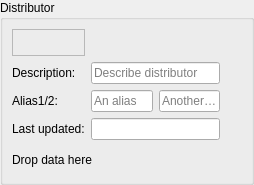
<?xml version="1.0" encoding="UTF-8"?>
<ui version="4.0">
 <class>CDistributorForm</class>
 <widget class="QFrame" name="CDistributorForm">
  <property name="geometry">
   <rect>
    <x>0</x>
    <y>0</y>
    <width>254</width>
    <height>185</height>
   </rect>
  </property>
  <property name="minimumSize">
   <size>
    <width>0</width>
    <height>185</height>
   </size>
  </property>
  <property name="windowTitle">
   <string>Distributor editor</string>
  </property>
  <layout class="QHBoxLayout" name="hl_DistributorEditor">
   <property name="spacing">
    <number>4</number>
   </property>
   <property name="leftMargin">
    <number>0</number>
   </property>
   <property name="topMargin">
    <number>0</number>
   </property>
   <property name="rightMargin">
    <number>0</number>
   </property>
   <property name="bottomMargin">
    <number>0</number>
   </property>
   <item>
    <widget class="QGroupBox" name="gb_Distributor">
     <property name="title">
      <string>Distributor</string>
     </property>
     <layout class="QGridLayout" name="gl_Distributor" columnstretch="0,1,1,0">
      <item row="2" column="1">
       <widget class="QLineEdit" name="le_Alias1">
        <property name="placeholderText">
         <string>An alias</string>
        </property>
       </widget>
      </item>
      <item row="2" column="0">
       <widget class="QLabel" name="lbl_Alias">
        <property name="text">
         <string>Alias1/2:</string>
        </property>
       </widget>
      </item>
      <item row="2" column="2">
       <widget class="QLineEdit" name="le_Alias2">
        <property name="placeholderText">
         <string>Another alias</string>
        </property>
       </widget>
      </item>
      <item row="1" column="0">
       <widget class="QLabel" name="lbl_Description">
        <property name="text">
         <string>Description:</string>
        </property>
       </widget>
      </item>
      <item row="3" column="0">
       <widget class="QLabel" name="lbl_Timestamp">
        <property name="text">
         <string>Last updated:</string>
        </property>
       </widget>
      </item>
      <item row="3" column="1" colspan="2">
       <widget class="QLineEdit" name="le_Updated">
        <property name="readOnly">
         <bool>true</bool>
        </property>
       </widget>
      </item>
      <item row="4" column="0" colspan="3">
       <widget class="swift::gui::CDropSite" name="drop_DropData">
        <property name="text">
         <string>Drop data here</string>
        </property>
       </widget>
      </item>
      <item row="1" column="1" colspan="2">
       <widget class="QLineEdit" name="le_Description">
        <property name="placeholderText">
         <string>Describe distributor</string>
        </property>
       </widget>
      </item>
      <item row="0" column="3" rowspan="5">
       <widget class="swift::gui::editors::CValidationIndicator" name="val_Indicator">
        <property name="minimumSize">
         <size>
          <width>16</width>
          <height>0</height>
         </size>
        </property>
        <property name="maximumSize">
         <size>
          <width>16</width>
          <height>16777215</height>
         </size>
        </property>
       </widget>
      </item>
      <item row="0" column="1" colspan="2">
       <widget class="swift::gui::components::CDbDistributorSelectorComponent" name="comp_DistributorSelector">
        <property name="minimumSize">
         <size>
          <width>0</width>
          <height>20</height>
         </size>
        </property>
        <property name="focusPolicy">
         <enum>Qt::StrongFocus</enum>
        </property>
       </widget>
      </item>
      <item row="0" column="0">
       <widget class="swift::gui::CLabelAndIcon" name="lai_Id">
        <property name="minimumSize">
         <size>
          <width>20</width>
          <height>0</height>
         </size>
        </property>
        <property name="frameShape">
         <enum>QFrame::StyledPanel</enum>
        </property>
        <property name="frameShadow">
         <enum>QFrame::Raised</enum>
        </property>
       </widget>
      </item>
     </layout>
    </widget>
   </item>
  </layout>
 </widget>
 <customwidgets>
  <customwidget>
   <class>swift::gui::CLabelAndIcon</class>
   <extends>QFrame</extends>
   <header>gui/labelandicon.h</header>
   <container>1</container>
  </customwidget>
  <customwidget>
   <class>swift::gui::editors::CValidationIndicator</class>
   <extends>QFrame</extends>
   <header>gui/editors/validationindicator.h</header>
   <container>1</container>
  </customwidget>
  <customwidget>
   <class>swift::gui::CDropSite</class>
   <extends>QLabel</extends>
   <header>gui/dropsite.h</header>
  </customwidget>
  <customwidget>
   <class>swift::gui::components::CDbDistributorSelectorComponent</class>
   <extends>QFrame</extends>
   <header>gui/components/dbdistributorselectorcomponent.h</header>
   <container>1</container>
  </customwidget>
 </customwidgets>
 <tabstops>
  <tabstop>comp_DistributorSelector</tabstop>
  <tabstop>le_Description</tabstop>
  <tabstop>le_Alias1</tabstop>
  <tabstop>le_Alias2</tabstop>
  <tabstop>le_Updated</tabstop>
 </tabstops>
 <resources/>
 <connections/>
</ui>
